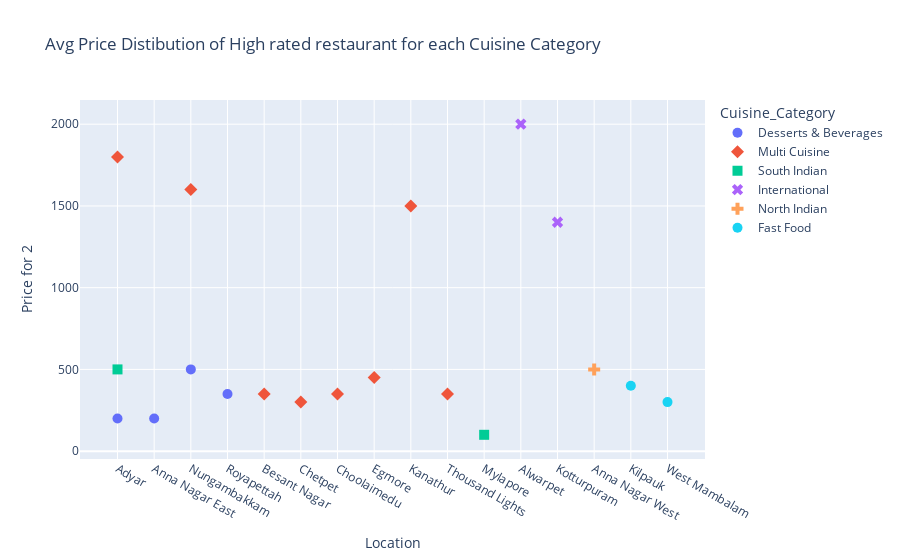

This figure's notebook cell:
### Code cell
fig = px.scatter(highest_rated_price_df, x="Location", y="Price for 2", color="Cuisine_Category", symbol="Cuisine_Category",  
           title=' Avg Price Distibution of High rated restaurant for each Cuisine Category').update_traces(marker_size=10)
 
fig.show()

### Figure 1 — Plotly figure (JSON) as saved in the notebook; plotly's stock layout.template omitted (floating-point values rounded to 4 significant figures)
{"data": [{"hovertemplate": "Cuisine_Category=Desserts & Beverages<br>Location=%{x}<br>Price for 2=%{y}<extra></extra>", "legendgroup": "Desserts & Beverages", "marker": {"color": "#636efa", "size": 10, "symbol": "circle"}, "mode": "markers", "name": "Desserts & Beverages", "orientation": "v", "showlegend": true, "type": "scatter", "x": ["Adyar", "Anna Nagar East", "Nungambakkam", "Royapettah"], "xaxis": "x", "y": [200.0, 200.0, 500.0, 350.0], "yaxis": "y"}, {"hovertemplate": "Cuisine_Category=Multi Cuisine<br>Location=%{x}<br>Price for 2=%{y}<extra></extra>", "legendgroup": "Multi Cuisine", "marker": {"color": "#EF553B", "size": 10, "symbol": "diamond"}, "mode": "markers", "name": "Multi Cuisine", "orientation": "v", "showlegend": true, "type": "scatter", "x": ["Adyar", "Besant Nagar", "Chetpet", "Choolaimedu", "Egmore", "Kanathur", "Nungambakkam", "Thousand Lights"], "xaxis": "x", "y": [1800.0, 350.0, 300.0, 350.0, 450.0, 1500.0, 1600.0, 350.0], "yaxis": "y"}, {"hovertemplate": "Cuisine_Category=South Indian<br>Location=%{x}<br>Price for 2=%{y}<extra></extra>", "legendgroup": "South Indian", "marker": {"color": "#00cc96", "size": 10, "symbol": "square"}, "mode": "markers", "name": "South Indian", "orientation": "v", "showlegend": true, "type": "scatter", "x": ["Adyar", "Mylapore"], "xaxis": "x", "y": [500.0, 100.0], "yaxis": "y"}, {"hovertemplate": "Cuisine_Category=International<br>Location=%{x}<br>Price for 2=%{y}<extra></extra>", "legendgroup": "International", "marker": {"color": "#ab63fa", "size": 10, "symbol": "x"}, "mode": "markers", "name": "International", "orientation": "v", "showlegend": true, "type": "scatter", "x": ["Alwarpet", "Kotturpuram"], "xaxis": "x", "y": [2000.0, 1400.0], "yaxis": "y"}, {"hovertemplate": "Cuisine_Category=North Indian<br>Location=%{x}<br>Price for 2=%{y}<extra></extra>", "legendgroup": "North Indian", "marker": {"color": "#FFA15A", "size": 10, "symbol": "cross"}, "mode": "markers", "name": "North Indian", "orientation": "v", "showlegend": true, "type": "scatter", "x": ["Anna Nagar West"], "xaxis": "x", "y": [500.0], "yaxis": "y"}, {"hovertemplate": "Cuisine_Category=Fast Food<br>Location=%{x}<br>Price for 2=%{y}<extra></extra>", "legendgroup": "Fast Food", "marker": {"color": "#19d3f3", "size": 10, "symbol": "circle"}, "mode": "markers", "name": "Fast Food", "orientation": "v", "showlegend": true, "type": "scatter", "x": ["Kilpauk", "West Mambalam"], "xaxis": "x", "y": [400.0, 300.0], "yaxis": "y"}], "layout": {"legend": {"title": {"text": "Cuisine_Category"}, "tracegroupgap": 0}, "title": {"text": " Avg Price Distibution of High rated restaurant for each Cuisine Category"}, "xaxis": {"anchor": "y", "domain": [0, 1], "title": {"text": "Location"}}, "yaxis": {"anchor": "x", "domain": [0, 1], "title": {"text": "Price for 2"}}}}
